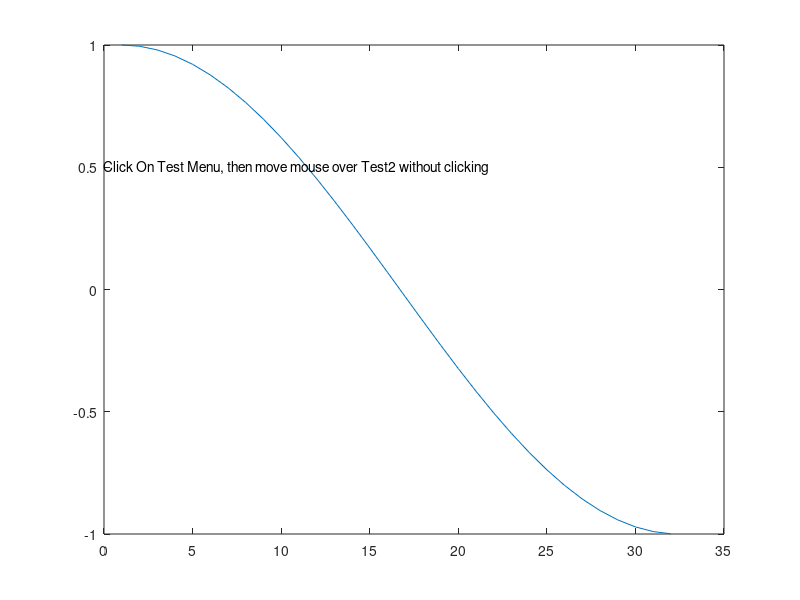

This chart was generated by the following MATLAB code:
function F = FigTest(varargin)
%FigTest illustrates new behaviour of UImenus
%if a menu in the menubar has no submenus, it does not inactivate
%after a button press, but stays highlighted.  Just moving the mouse
%over another uimenu then calls the callback of THAT menu

F = figure;
h = uimenu(F,'label','Test','callback',@TestMark,'hittest','off');
h = uimenu(F,'label','Test2','callback',@TestMarkB,'hittest','off');
plot(cos(0:0.1:pi));
text(0,0.5,'Click On Test Menu, then move mouse over Test2 without clicking');

function TestMark(src, event)
fprintf('Hit1\n');

function TestMarkB(src, event)
fprintf('Hit2\n');
